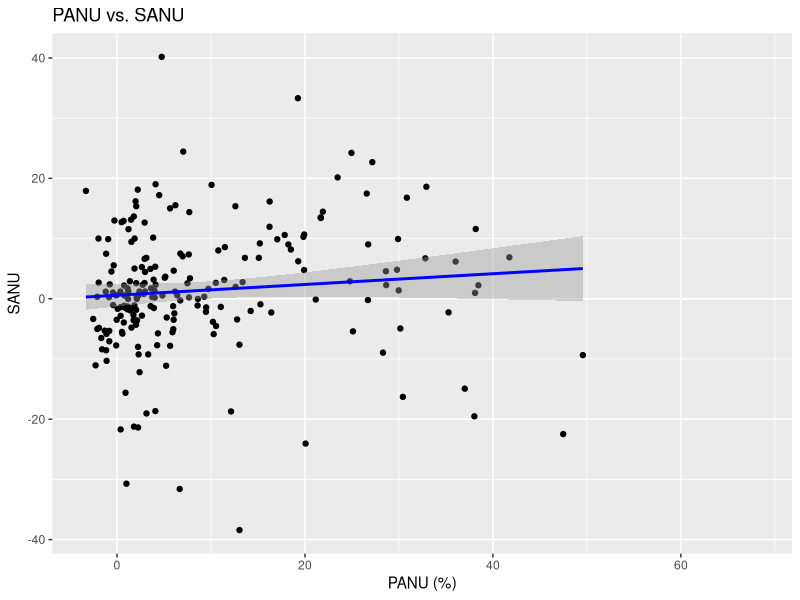

The R script that drew this image:
## ---- chunk 1
nonuse <- read.csv("data/test_data/NonUse.csv", sep=",", header=TRUE)
head(nonuse)
summary(nonuse)
## ---- chunk 2
cor.test(nonuse$PANU, nonuse$SANU, method = "spearman")
## ---- chunk 3
library(ggplot2)
ggplot(nonuse, aes(x=PANU, y=SANU)) +
  geom_point() +
  geom_smooth(method='lm', formula= y~x, color='blue', se=T) +
  # xlim(-10, 60) +
  # ylim(-50, 50) +
  
labs(title="PANU vs. SANU", x="PANU (%)", y="SANU")
theme_minimal()
## ---- chunk 4
lm_sanu <- lm(SANU ~ PANU, data=nonuse)
summary(lm_sanu)
coef(lm_sanu)
slope <- coef(lm_sanu)[2]
intercept <- coef(lm_sanu)[1] #?
cat("Regression equation: SANU=", slope, "PANU +", intercept, "\n")
